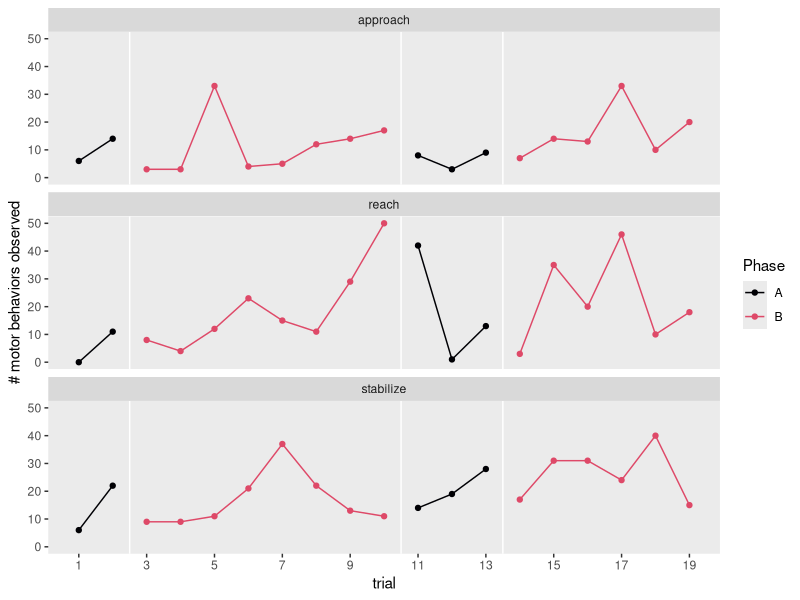

This figure's R source: (Note: this script raises an error after producing the figure.)
## ---- chunk 1
library(tidyverse)
## ---- chunk 2
# reached for an object with affected limb
reach <-
  tibble(trial = 1:19,
         phase = rep(c("A1", "B1", "A2", "B2"), times = c(2, 8, 3, 6)),
         total = c(0, 11, 8, 4, 12, 23, 15, 11, 29, 50, 42, 1, 13, 3, 35, 20, 46, 10, 18),
         behavior = "reach") 

# stabilized weight with affected limb
stabilize <-
  tibble(trial = 1:19,
         phase = rep(c("A1", "B1", "A2", "B2"), times = c(2, 8, 3, 6)),
         total = c(6, 22, 9, 9, 11, 21, 37, 22, 13, 11, 14, 19, 28, 17, 31, 31, 24, 40, 15),
         behavior = "stabilize") 

# approached mid-line with affected limb
approach <-
  tibble(trial = 1:19,
         phase = rep(c("A1", "B1", "A2", "B2"), times = c(2, 8, 3, 6)),
         total = c(6, 14, 3, 3, 33, 4, 5, 12, 14, 17, 8, 3, 9, 7, 14, 13, 33, 10, 20),
         behavior = "approach") 
## ---- chunk 3
coker2009 <- bind_rows(
  reach, stabilize, approach
) %>% 
  mutate(phase = factor(phase, levels = c("A1", "B1", "A2", "B2")),
         trial0 = trial - 1) %>% 
  group_by(phase, behavior) %>% 
  mutate(ptrial = 1:n()) %>% 
  ungroup() %>% 
  mutate(ptrial0 = ptrial - 1) %>% 
  select(behavior, trial, trial0, ptrial, ptrial0, phase, total)
## ---- chunk 4
glimpse(coker2009)
## ---- chunk 5
coker2009 %>% 
  mutate(Phase = ifelse(str_detect(phase, "A"), "A", "B")) %>% 
  
  ggplot(aes(x = trial, y = total, group = phase, color = Phase)) +
  geom_vline(xintercept = c(2.5, 10.5, 13.5), color = "white") +
  geom_point() +
  geom_line() +
  scale_x_continuous(breaks = seq(from = 1, to = 19, by = 2)) +
  scale_color_viridis_d(option = "A", end = .6) +
  ylab("# motor behaviors observed") +
  theme(panel.grid = element_blank()) +
  facet_wrap(~ behavior, ncol = 1)
## ---- chunk 6
save(coker2009, file = "/Users/solomonkurz/Dropbox/Experimental-design-and-the-GLMM/sketches/data/coker2009.rda")
## ---- chunk 7
sessionInfo()
